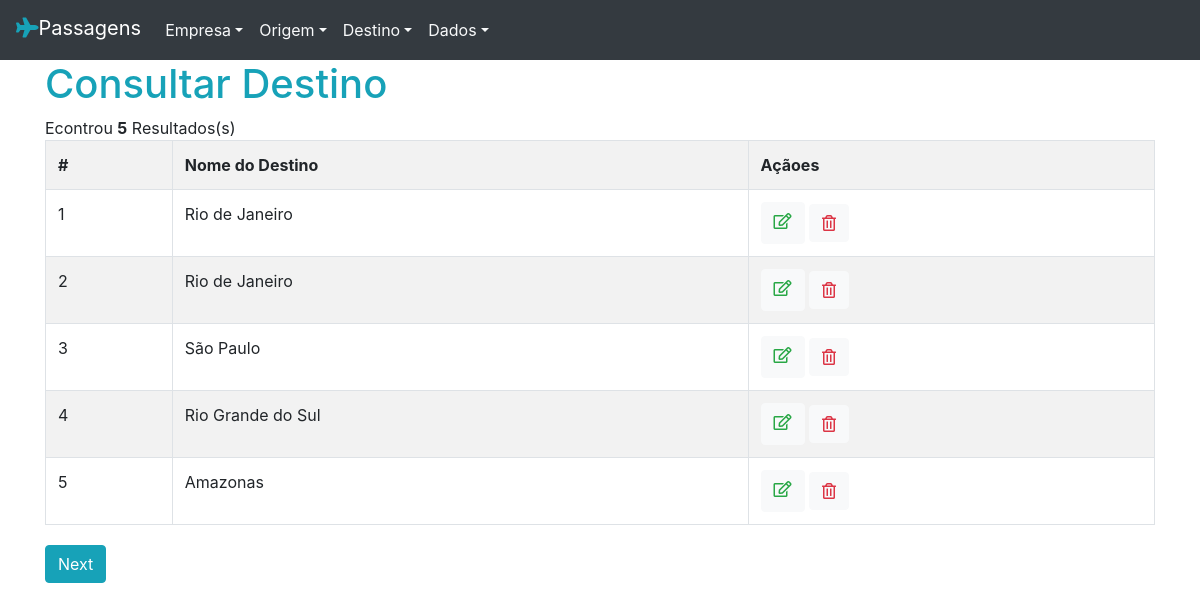
The app's page /index.php?page=lis-destino with its own data.
### tables this page shows
CREATE TABLE `destino` (
  `id_destino` int(10) UNSIGNED NOT NULL,
  `nome_destino` varchar(45) DEFAULT NULL
);

### destino/listar-destino.php (the view, shortened to what this page needs)
<h1 class="text-info">Consultar Destino</h1>
<?php
	$sql = "SELECT * FROM destino";
	$res = $conn->query($sql) or die($conn->error);
	$qtd = $res->num_rows;
	if($qtd > 0){
		print "Econtrou <b>$qtd</b> Resultados(s)";
		print "<table class='table table-bordered table-striped table-hover'>";
		print "<tr>";
		print "<th>#</th>";
		print "<th>Nome do Destino</th>";
		print "<th>Açãoes</th>";
		print "</tr>";
		$count = 1;
	while($row = $res->fetch_assoc()){
		$nome_destino = $row['nome_destino'];
		print "<tr>";
		print "<td>". $count++ ."</td>";
		print "<td>". $nome_destino."</td>";
		print "<td>
					<button onclick=\"location.href='index.php?page=edi-destino&id_destino=".$row["id_destino"]."';\"class='btn btn-light'><i class=\"far fa-edit text-success mb-2\"></i></button>
					<a onclick=\"if(confirm('Tem certeza que deseja excluir?')){location.href='index.php?page=sal-destino&acao=excluir&id_destino=".$row["id_destino"]."';}else{false;}\"class='btn btn-light'><i class='far fa-trash-alt text-danger' ></i></a>
				</td>";
			print '</tr>';
		}
		print '</table>';
	}else{
		print "Não Econtrou <b>$qtd</b> Resultados";
	}
?>
<form action="index.php?page=cad-dados" method="POST">
<div class="form-group">
		<button href="index.php?page=cad-origem" type="submit" class="btn btn-info mt-1">Next</button>
	</div>
</form>

### records on screen
destino: nome_destino "Rio de Janeiro"
destino: nome_destino "Rio de Janeiro"
destino: nome_destino "São Paulo"
destino: nome_destino "Rio Grande do Sul"
destino: nome_destino "Amazonas"

### other values on screen
$qtd "5"
